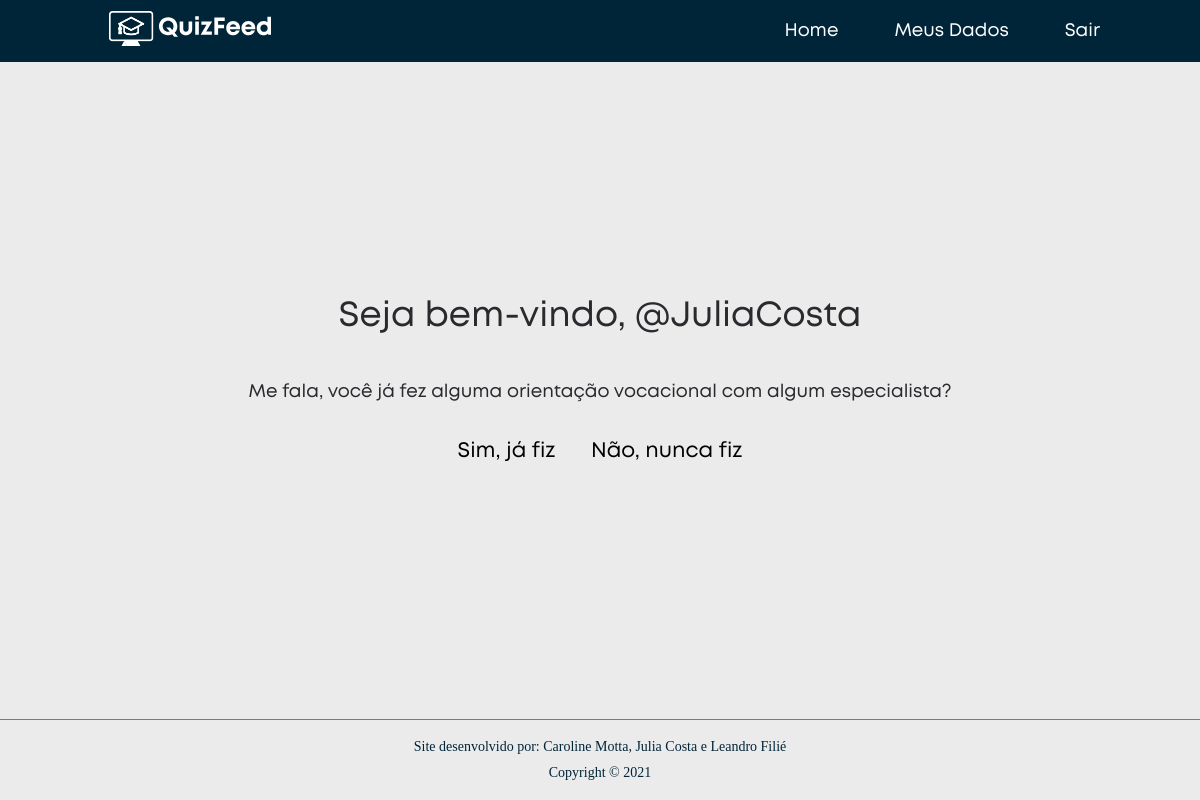
/home.php (signed in), run on an earlier commit of the app's database.
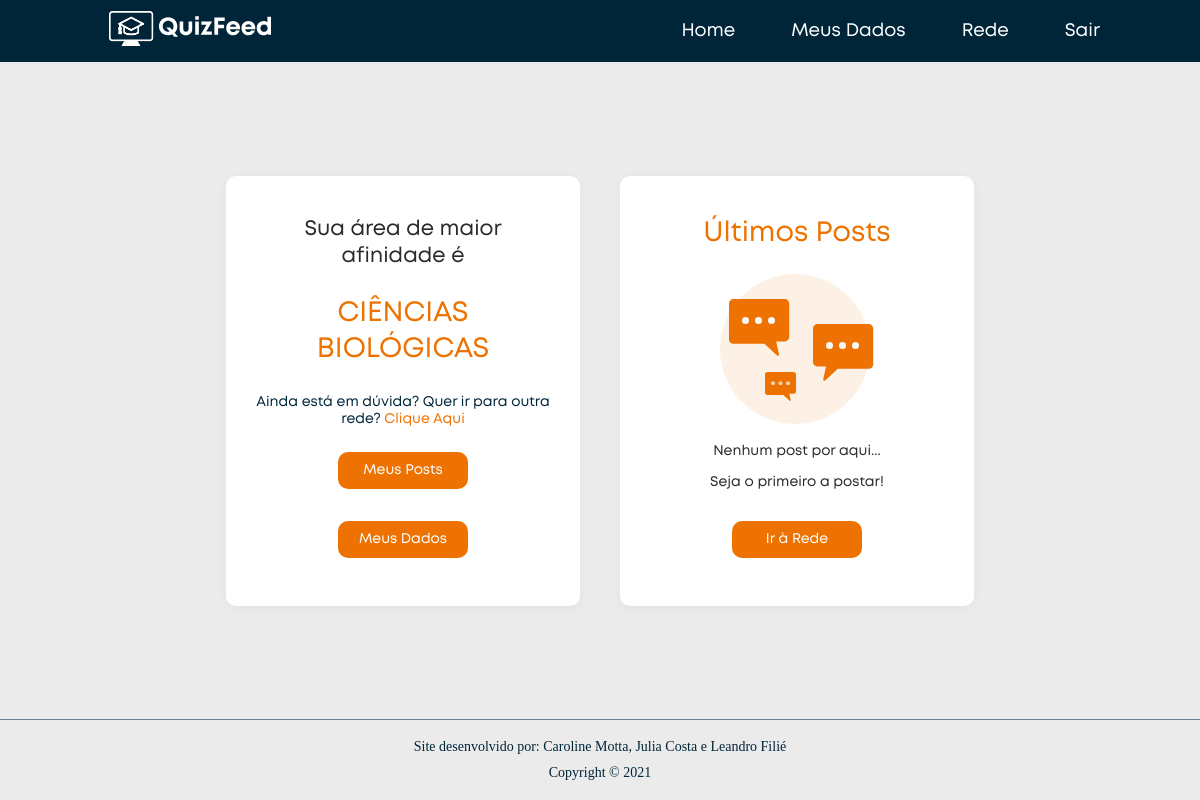
And on a later commit of the database.
### tables this page shows
CREATE TABLE IF NOT EXISTS `rede` (
  `id_rede` int(11) NOT NULL AUTO_INCREMENT,
  `nome` varchar(50) NOT NULL,
  `cod_area` int(11) NOT NULL,
  PRIMARY KEY (`id_rede`),
  KEY `cod_area` (`cod_area`)
);

### home.php (the view, shortened to what this page needs)
<!DOCTYPE html>
<html lang="pt-br">
<head>
    <?php include './inc/head.inc' ?>
    <link rel="stylesheet" href="./style/home.css">
</head>
<body>
    <?php
        include './inc/menu.inc';
        include './inc/conexao.php';
    ?>
    <main>
        <?php
            if($_SESSION["permissao"] == 1){
                echo '
                    <div class="section-title">
                        <h1 class="title">Seja bem-vindo, @'.$_SESSION["nome_usuario"].'</h1>
                     </div>
                    <section id="tabs">
                        <div class="tab-links">
                            <button id="option-1">Gerenciar Usuários</button>
                            <button id="option-2">Gerenciar Redes Colaborativas</button>
                        </div>
                        <div class="tab-content-adm">
                            <section id="option-1-content">
                                <div class="card">
                                    <p>Usuários</p>
                                    <a href="./dados_usuarios.php"><button>Ver todos</button></a>
                                </div>
                                <div class="card">
                                    <p>Psicólogos</p>
                                    <a href="./dados_psicologos.php"><button>Ver todos</button></a>
                                </div>
                            </section>
                            <section id="option-2-content">
                                <div class="card">
                                    <p>Redes Colaborativas</p>
                                    <button>Listar</button>
                                </div>
                            </section>
                        </div>
                    </section>
                ';
            }
            else if($_SESSION["permissao"] == 2){
                $selectNomeRede = "SELECT rede.nome as nome, rede.id_rede as id_rede FROM rede INNER JOIN inscricao ON inscricao.email_usuario = '".$_SESSION["email"]."' AND inscricao.cod_rede = rede.id_rede";
                $resultadoNomeRede = mysqli_query($conexao,$selectNomeRede);
                if(mysqli_num_rows($resultadoNomeRede) == 0){
                    echo '
                        <div class="section-title">
                            <h1 class="title">Seja bem-vindo, @'.$_SESSION["nome_usuario"].'</h1>
                         </div>
                        <section class="section-description-question">
                            <p>Me fala, você já fez alguma orientação vocacional com algum especialista?</p>
                        </section>
                        <section id="tabs">
                            <div class="tab-links">
                                <button id="option-1">Sim, já fiz</button>
                                <button id="option-2">Não, nunca fiz</button>
                            </div>
                            <div class="tab-content">
                                <section id="option-1-content">
                                    <p>Então escolha a sua área de maior afinidade</p>
                                </section>
                                <section id="option-2-content">
                                    <div class="section-cta">
                                        <div class="cta-psicologos">
                                            <p>Veja profissionais especializados para você fazer uma orientação vocacional</p>
                                            <a href="./dados_psicologos.php"><button>Ver mais</button></a>
                                        </div>
                                        <div class="cta-testes">
                                            <p>Veja testes vocacionais online que podem te ajudar também</p>
                                            <button>Ver mais</button>
                                        </div>
                                    </div>
                                </section>
                            </div>
                        </section>
                    ';
                }
                else{
                    while($linha = mysqli_fetch_assoc($resultadoNomeRede)){
                        $nomeRede = $linha['nome'];
                    }
                    echo '
                        <section class="cards">
                            <section class="card-area">
                                <p>Sua área de maior afinidade é</p>
                                <h2>'.$nomeRede.'</h2>
                                <span>Ainda está em dúvida? Quer ir para outra rede? <a href="" class="link">Clique Aqui</a></span>
                                <a href="rede.php"><button>Meus Posts</button></a>
                                <a href="dados_usuarios.php"><button>Meus Dados</button></a>
                            </section>
                            <section class="card-rede">
                                <h2>Últimos Posts</h2>
                                <div class="last-posts">
                    ';
                                    $i = 0;
                                    if($i == 0){
                                        echo '
                                          <div class="empty-post">
                                            <img src="./assets/images/empty_post.svg" alt="Icone de Mensagem">
                                            <p>Nenhum post por aqui...</p>
                                            <span>Seja o primeiro a postar!</span>
                                          </div>
                                        ';
                                    }
                    echo '
                        </div>
                        <a href="rede.php"><button>Ir à Rede</button></a>
                    </section>
                </section>
                    ';
                }
            }
        ?>
    </main>
    <?php include './inc/footer.inc';  ?>
</body>
</html>

### inc/head.inc (shortened to what this page needs)
<link rel="stylesheet" href="./style/main.css">
<link rel="stylesheet" href="./style/menu_mobile.css">

### inc/menu.inc (shortened to what this page needs)
<?php
    include 'conexao.php';
    echo '
        <header class="header">
            <nav>
                <a href="home.php"><img src="././assets/images/logo.svg" alt="logo" class="logo"></a>
                <button id="js-open-menu" class="menu-button">
                    <i class="menu-icon"></i>
                </button>
                <ul class="menu">
                <li><a href="home.php">Home</a></li>
                ';
                if($_SESSION["permissao"] == 2){
                    echo '<li><a href="dados_usuarios.php">Meus Dados</a></li>';
                    $selectNomeRede = "SELECT rede.nome as nome, rede.id_rede as id_rede FROM rede INNER JOIN inscricao ON inscricao.email_usuario = '".$_SESSION["email"]."' AND inscricao.cod_rede = rede.id_rede";
                    $resultadoNomeRede = mysqli_query($conexao,$selectNomeRede);
                    if(mysqli_num_rows($resultadoNomeRede) != 0){
                        echo '<li><a href="rede.php">Rede</a></li>';
                    }
                }
                echo '
                    <li><a href="logout.php">Sair</a></li>
                </ul>
            </nav>
        </header>
    ';
?>

### inc/footer.inc
<footer>
    <div> Site desenvolvido por: Caroline Motta, Julia Costa e Leandro Filié</div>
    <div>Copyright &copy 2021</div>
</footer>

### style/main.css (style rules this page uses)
:root { --azul: #002539; --laranja: #ed7201; --area-main: calc(100vh - 143px); }
html { font-size: 14px; }
* { box-sizing: border-box; font-family: "Mont"; }
body { margin: 0; padding: 0; background: #e5e5e5be; color: #29292e; }
.header { width: 100%; top: 0; z-index: 100; height: 62px; display: flex; align-items: center; justify-content: center; }
.header nav { width: 100%; max-width: 1000px; display: flex; align-items: center; justify-content: space-between; margin: 0 50px; }
.header nav .menu { display: flex; align-items: center; gap: 4rem; padding-left: 0; }
.header nav .menu li a { display: block; color: white; font-weight: 600; font-size: 1.3rem; }
main { max-width: 800px; }
.logo { width: 13rem; height: 2.5rem; }
ul { list-style: none; }
button { outline: none; }
a { text-decoration: none; color: inherit; }
footer { display: flex; flex-direction: column; align-items: center; justify-content: center; height: 55px; width: 100%; padding: 40px 0; border-top: 1px #00253988 solid; text-align: center; }
footer div { margin: 5px 0; font-size: 1rem; font-family: "Mont-SemiBold"; color: #002539; }

### style/home.css (style rules this page uses)
header { background: var(--azul); }
main { display: flex; flex-direction: column; justify-content: center; align-items: center; text-align: center; margin: auto; min-height: var(--area-main); }
.cards { display: flex; align-items: stretch; justify-content: center; flex-wrap: wrap; }
.card-area, .card-rede { display: flex; flex-direction: column; align-items: center; justify-content: space-between; flex: 1; min-height: 430px; padding: 40px 25px; margin: 20px; background: #ffffff; border-radius: 10px; border: none; box-shadow: 0px 2px 12px rgba(0, 0, 0, 0.04); }
.card-area p { font-size: 1.5rem; margin: 0; }
.card-area h2 { margin: 10px 0; font-size: 2rem; color: var(--laranja); text-transform: uppercase; }
.card-area span { font-size: 1rem; color: var(--azul); }
.card-area span .link { color: var(--laranja); }
.card-area button, .card-rede button { border: none; border-radius: 10px; padding: 10px 15px; margin: 8px; width: 130px; color: white; font-weight: bold; font-size: 1rem; cursor: pointer; background: var(--laranja); }
.card-rede .last-posts { display: flex; align-items: center; flex-direction: column; gap: 16px; width: 100%; }
.card-rede .last-posts .empty-post { align-items: center; }
.card-rede h2 { margin: 0; font-size: 2rem; color: var(--laranja); }
.section-title .title { display: flex; justify-content: center; align-items: center; text-align: center; font-size: 2.5rem; font-weight: 600; }
.tab-links button { border: none; background: transparent; font-size: 1.5rem; padding: 16px; outline: none; position: relative; }
.tab-links button::after { position: absolute; bottom: 0; left: 0; content: ""; height: 2px; width: 0%; background-color: var(--laranja); transition: .4s; }
.section-description-question, .tab-content { font-weight: 600; font-size: 1.3rem; }

What changed in the data, as far as the page shows it:
added rede: nome "CIÊNCIAS BIOLÓGICAS"
Also different on the page:
$_SESSION["nome_usuario"]: "JuliaCosta" → (not shown)
text no longer shown: "Seja bem-vindo, @ Me fala, você já fez alguma orientação vocacional com algum especialista? Sim, já fiz Não, nunca fiz"
text now shown: "Rede Sua área de maior afinidade é Ainda está em dúvida? Quer ir para outra rede? Clique Aqui Meus Posts Meus Dados Últimos Posts Nenhum post por aqui... Seja o primeiro a postar! Ir à Rede"
